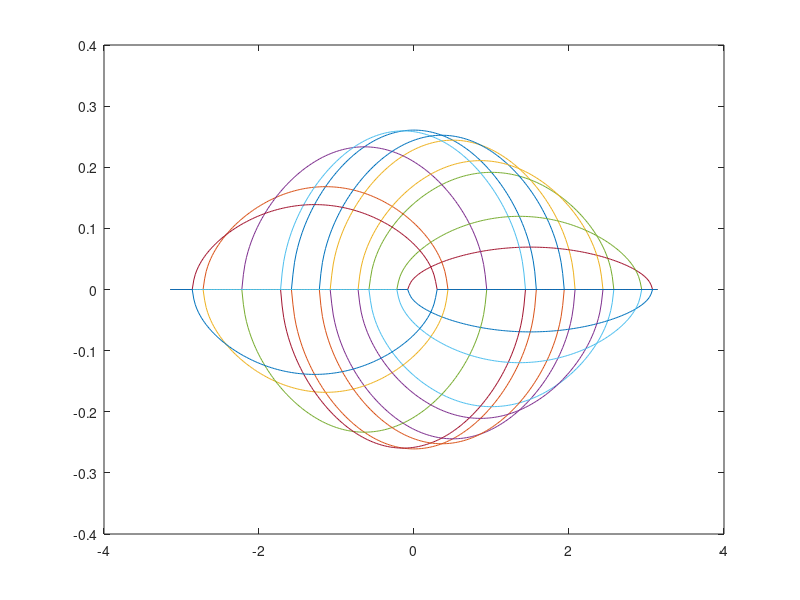
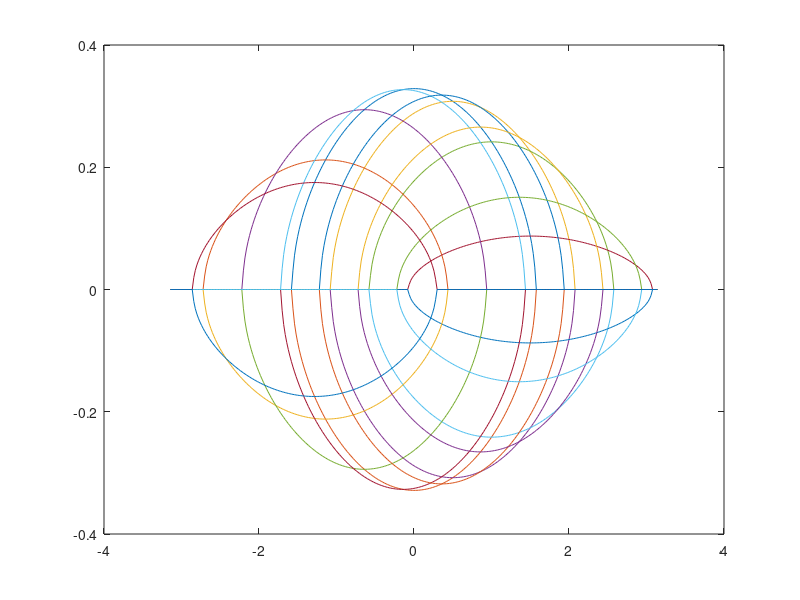
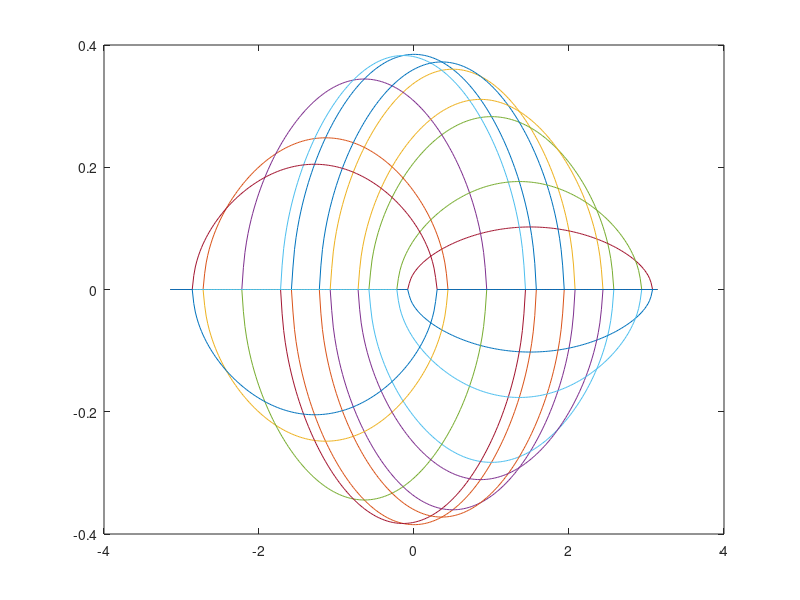

MATLAB code for these plots, in order:
% Simulation under different epsilon to see the trajectories of Hamiltonian
% system


x = -pi:0.02:pi;
epsilon = [0.017, 0.027, 0.037];
for i = 1:3
    figure;
    for t = 0:10
        p = sqrt(2*epsilon(i)*(cos(x)+cos(x-t)));
        
        plot(x,p,x,-p);
        hold on;
    end
end